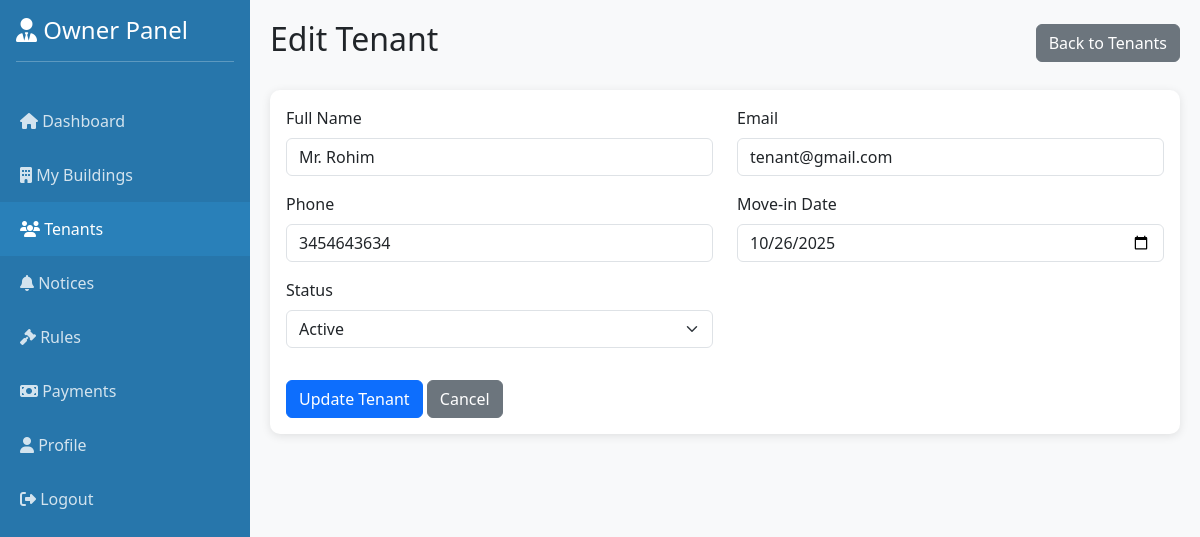
Screenshot of /owner/edit_tenant.php?id=1 (signed in) with the database file from the repository.
### tables this page shows
CREATE TABLE `tenants` (
  `id` int(11) NOT NULL,
  `floor_id` int(11) NOT NULL,
  `username` varchar(50) NOT NULL,
  `password` varchar(255) NOT NULL,
  `full_name` varchar(100) NOT NULL,
  `email` varchar(100) NOT NULL,
  `phone` varchar(20) DEFAULT NULL,
  `nid_number` varchar(20) DEFAULT NULL,
  `move_in_date` date DEFAULT NULL,
  `status` enum('active','inactive') DEFAULT 'active',
  `created_at` timestamp NOT NULL DEFAULT CURRENT_TIMESTAMP
);

### owner/edit_tenant.php (the view, shortened to what this page needs)
<?php
require_once '../config.php';
$owner_id = $_SESSION['owner_id'];
$tenant_id = $_GET['id'];
$tenant_query = $conn->prepare("SELECT t.*, b.building_name, f.floor_name FROM tenants t JOIN floors f ON t.floor_id = f.id JOIN buildings b ON f.building_id = b.id WHERE t.id = ? AND b.owner_id = ?");
$tenant_query->bind_param("ii", $tenant_id, $owner_id);
$tenant_query->execute();
$tenant_result = $tenant_query->get_result();
$tenant = $tenant_result->fetch_assoc();
?>
<!DOCTYPE html>
<html lang="en">
<head>
    <link href="https://cdn.jsdelivr.net/npm/bootstrap@5.3.0/dist/css/bootstrap.min.css" rel="stylesheet">
    <link rel="stylesheet" href="https://cdnjs.cloudflare.com/ajax/libs/font-awesome/6.4.0/css/all.min.css">
</head>
<body>
    <div class="sidebar">
        <div class="p-3">
            <h4><i class="fas fa-user-tie"></i> Owner Panel</h4>
            <hr>
        </div>
        <nav class="nav flex-column">
            <a class="nav-link" href="dashboard.php">
                <i class="fas fa-home"></i> Dashboard
            </a>
            <a class="nav-link" href="buildings.php">
                <i class="fas fa-building"></i> My Buildings
            </a>
            <a class="nav-link active" href="tenants.php">
                <i class="fas fa-users"></i> Tenants
            </a>
            <a class="nav-link" href="notices.php">
                <i class="fas fa-bell"></i> Notices
            </a>
            <a class="nav-link" href="rules.php">
                <i class="fas fa-gavel"></i> Rules
            </a>
            <a class="nav-link" href="payments.php">
                <i class="fas fa-money-bill"></i> Payments
            </a>
            <a class="nav-link" href="profile.php">
                <i class="fas fa-user"></i> Profile
            </a>
            <a class="nav-link" href="logout.php">
                <i class="fas fa-sign-out-alt"></i> Logout
            </a>
        </nav>
    </div>
    <div class="main-content">
        <div class="d-flex justify-content-between align-items-center mb-4">
            <h2>Edit Tenant</h2>
            <a href="tenants.php" class="btn btn-secondary">Back to Tenants</a>
        </div>
        <div class="card">
            <div class="card-body">
                <form method="POST">
                    <div class="row">
                        <div class="col-md-6">
                            <div class="mb-3">
                                <label for="full_name" class="form-label">Full Name</label>
                                <input type="text" class="form-control" id="full_name" name="full_name" value="<?php echo htmlspecialchars($tenant['full_name']); ?>" required>
                            </div>
                        </div>
                        <div class="col-md-6">
                            <div class="mb-3">
                                <label for="email" class="form-label">Email</label>
                                <input type="email" class="form-control" id="email" name="email" value="<?php echo htmlspecialchars($tenant['email']); ?>" required>
                            </div>
                        </div>
                    </div>
                    <div class="row">
                        <div class="col-md-6">
                            <div class="mb-3">
                                <label for="phone" class="form-label">Phone</label>
                                <input type="text" class="form-control" id="phone" name="phone" value="<?php echo htmlspecialchars($tenant['phone']); ?>" required>
                            </div>
                        </div>
                        <div class="col-md-6">
                            <div class="mb-3">
                                <label for="move_in_date" class="form-label">Move-in Date</label>
                                <input type="date" class="form-control" id="move_in_date" name="move_in_date" value="<?php echo htmlspecialchars($tenant['move_in_date']); ?>" required>
                            </div>
                        </div>
                    </div>
                    <div class="row">
                        <div class="col-md-6">
                            <div class="mb-3">
                                <label for="status" class="form-label">Status</label>
                                <select class="form-select" id="status" name="status" required>
                                    <option value="active" <?php echo $tenant['status'] === 'active' ? 'selected' : ''; ?>>Active</option>
                                </select>
                            </div>
                        </div>
                    </div>
                    <div class="mt-3">
                        <button type="submit" class="btn btn-primary">Update Tenant</button>
                        <a href="tenants.php" class="btn btn-secondary">Cancel</a>
                    </div>
                </form>
            </div>
        </div>
    </div>
</body>
</html>

### owner/edit_tenant.php (style rules this page uses)
body { background: #f8f9fa; }
.sidebar { min-height: 100vh; background: #2776ab; color: white; position: fixed; width: 250px; }
.sidebar .nav-link { color: rgba(255,255,255,0.8); padding: 15px 20px; transition: all 0.3s; }
.sidebar .nav-link:hover, .sidebar .nav-link.active { background: #2980b9; color: white; }
.main-content { margin-left: 250px; padding: 20px; }
.card { border: none; border-radius: 10px; box-shadow: 0 2px 10px rgba(0,0,0,0.1); }

### rows the page displays
tenants: full_name "Mr. Rohim", email "tenant@gmail.com", phone "3454643634", move_in_date "10/26/2025", status "Active"
